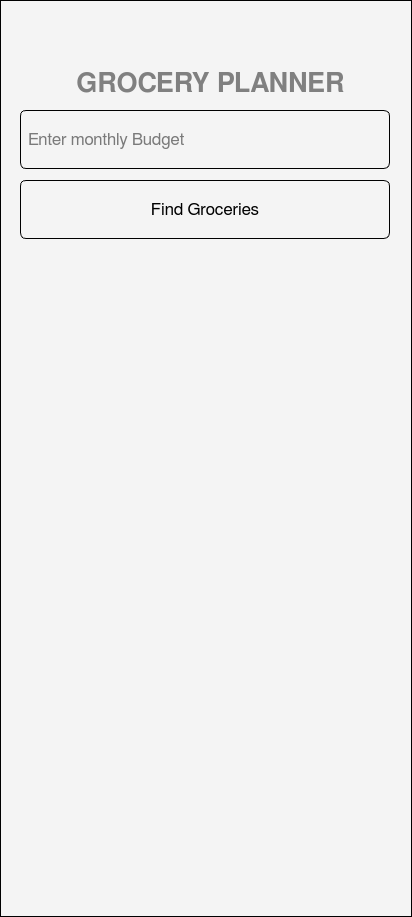
<?xml version="1.0" encoding="UTF-8"?>
<ui version="4.0">
 <class>Form</class>
 <widget class="QWidget" name="Form">
  <property name="geometry">
   <rect>
    <x>0</x>
    <y>0</y>
    <width>412</width>
    <height>917</height>
   </rect>
  </property>
  <property name="windowTitle">
   <string>Form</string>
  </property>
  <property name="styleSheet">
   <string notr="true">background-color: #f4f4f4; border: 1px solid #000000;</string>
  </property>
  <widget class="QPushButton" name="pushButton_5">
   <property name="geometry">
    <rect>
     <x>20</x>
     <y>180</y>
     <width>370</width>
     <height>59</height>
    </rect>
   </property>
   <property name="font">
    <font>
     <family>FreeSans</family>
     <pointsize>13</pointsize>
     <bold>false</bold>
    </font>
   </property>
   <property name="styleSheet">
    <string notr="true">color: ffffff;background-color: #00000000;
border-radius: 6px;
    padding: 5px;</string>
   </property>
   <property name="text">
    <string>Find Groceries</string>
   </property>
  </widget>
  <widget class="QLineEdit" name="lineEdit_2">
   <property name="geometry">
    <rect>
     <x>20</x>
     <y>110</y>
     <width>370</width>
     <height>59</height>
    </rect>
   </property>
   <property name="font">
    <font>
     <family>FreeSans</family>
     <pointsize>13</pointsize>
    </font>
   </property>
   <property name="styleSheet">
    <string notr="true">QLineEdit {
    color: black;  
background-color: #00000000;
border-radius: 6px;
    padding: 5px;
}

QLineEdit::placeholder {
    color: #888888; 
}</string>
   </property>
   <property name="text">
    <string/>
   </property>
   <property name="placeholderText">
    <string>Enter monthly Budget</string>
   </property>
  </widget>
  <widget class="QLabel" name="label">
   <property name="geometry">
    <rect>
     <x>50</x>
     <y>70</y>
     <width>321</width>
     <height>27</height>
    </rect>
   </property>
   <property name="sizePolicy">
    <sizepolicy hsizetype="Preferred" vsizetype="Preferred">
     <horstretch>0</horstretch>
     <verstretch>0</verstretch>
    </sizepolicy>
   </property>
   <property name="font">
    <font>
     <family>FreeSans</family>
     <pointsize>20</pointsize>
     <bold>true</bold>
    </font>
   </property>
   <property name="styleSheet">
    <string notr="true">color: gray; border: none;</string>
   </property>
   <property name="frameShape">
    <enum>QFrame::Shape::NoFrame</enum>
   </property>
   <property name="frameShadow">
    <enum>QFrame::Shadow::Raised</enum>
   </property>
   <property name="text">
    <string>GROCERY PLANNER</string>
   </property>
   <property name="alignment">
    <set>Qt::AlignmentFlag::AlignCenter</set>
   </property>
   <property name="wordWrap">
    <bool>true</bool>
   </property>
  </widget>
 </widget>
 <resources/>
 <connections/>
</ui>
